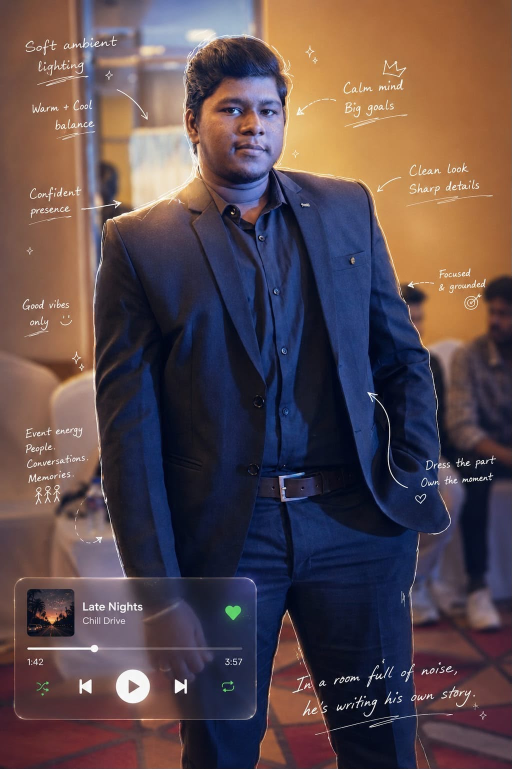
#> input picture temp-images/photo1.jpg, 1023 x 1537 px, found by its file name (shown at 1/2 size)
$ python clean_event_portrait.py
#> lines starting #> are read from the running program, lines starting #| are printed output that depends on the picture; after the words box and inside, x2 and y2 are one past the last pixel; in counts of white or black regions, pixels touching at a corner belong together
#> in main, bgr is the input picture: shape (1537, 1023, 3); mean B, G, R 77.4, 74, 91.7
"""Remove music-player widget and handwritten overlays from event portrait."""
from pathlib import Path
import cv2
import numpy as np
from PIL import Image
from rembg import remove

ROOT = Path(r"E:\MK\manikandan-portfolio")
SRC = ROOT / "temp-images" / "photo1.jpg"
OUT_PNG = ROOT / "public" / "portraits" / "portrait-event.png"
OUT_PROFILE = ROOT / "public" / "profile.png"


def build_mask(bgr: np.ndarray) -> np.ndarray:
    h, w = bgr.shape[:2]
#> h = 1537; w = 1023
    mask = np.zeros((h, w), dtype=np.uint8)

    # Music player widget — bottom-left frosted panel
    mask[int(h * 0.72) : h, 0 : int(w * 0.58)] = 255

    # Soft white handwritten strokes / sparkles / icons
    hsv = cv2.cvtColor(bgr, cv2.COLOR_BGR2HSV)
#> hsv: shape (1537, 1023, 3); mean H, S, V 83.6, 123.9, 108.9
    # bright near-white ink
    white = cv2.inRange(hsv, (0, 0, 185), (179, 70, 255))
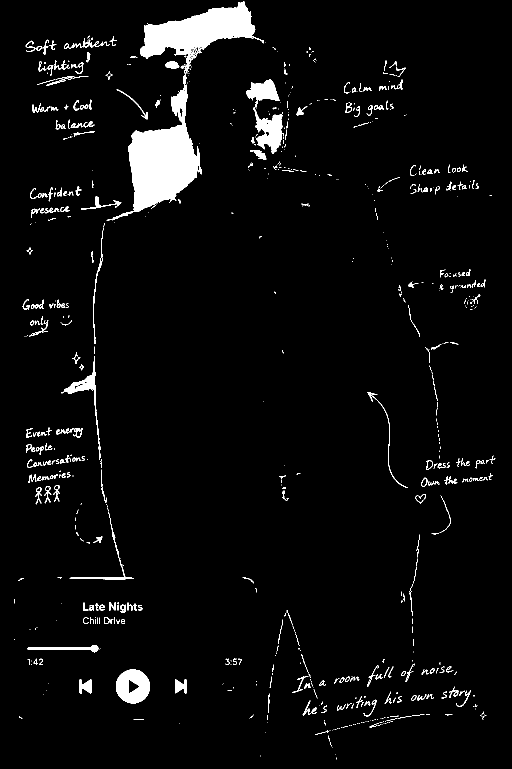
#> white: shape (1537, 1023) (shown at 1/2 size); 4.1% white; 727 white regions (435 under 20 px), largest, box (x1, y1, x2, y2) and area: (213, 150, 403, 442) 19331, (280, 3, 528, 169) 14092, (232, 1339, 300, 1407) 3315
    # teal/green accent marks from icons/hearts
    green = cv2.inRange(hsv, (35, 40, 80), (95, 255, 255))
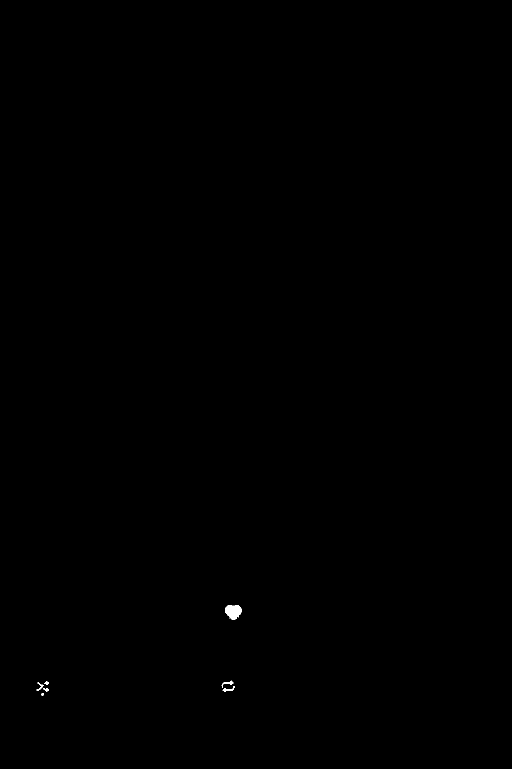
#> green: shape (1537, 1023) (shown at 1/2 size); 0.07% white; 9 white regions (2 under 20 px), largest, box (x1, y1, x2, y2) and area: (450, 1210, 484, 1240) 719, (445, 1372, 469, 1384) 94, (443, 1361, 467, 1375) 85

    # Keep mask away from face/torso center so we don't erase clothing highlights
    person = np.zeros((h, w), dtype=np.uint8)
    cv2.ellipse(
        person,
        (w // 2, int(h * 0.42)),
        (int(w * 0.22), int(h * 0.38)),
        0,
        0,
        360,
        255,
        -1,
    )
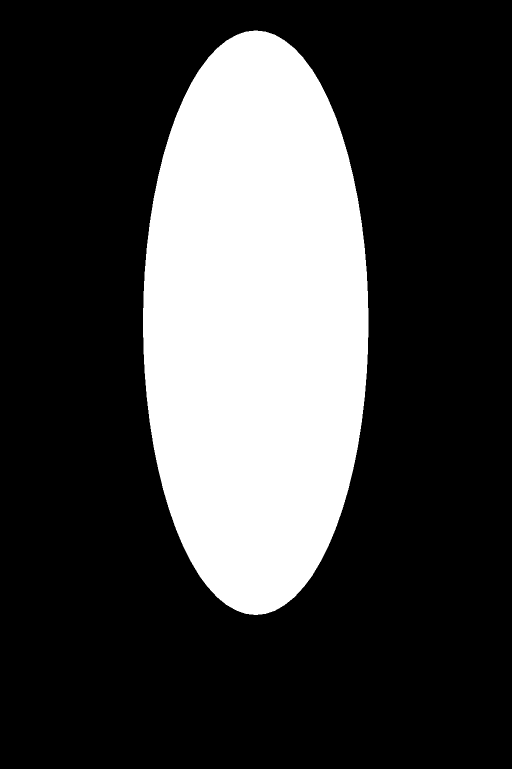
#> person: shape (1537, 1023) (shown at 1/2 size); 26.3% white; 1 white region, box (x1, y1, x2, y2) and area: (286, 61, 737, 1230) 413559
    overlays = cv2.bitwise_or(white, green)
    overlays = cv2.bitwise_and(overlays, cv2.bitwise_not(person))
#> overlays: shape (1537, 1023); 3.2% white; 625 white regions (342 under 20 px), largest, box (x1, y1, x2, y2) and area: (280, 3, 511, 169) 13672, (213, 255, 344, 442) 9131, (232, 1339, 300, 1407) 3315

    # Right-side caption area (handwritten quotes)
    overlays[int(h * 0.55) : int(h * 0.92), int(w * 0.55) : w] = np.maximum(
        overlays[int(h * 0.55) : int(h * 0.92), int(w * 0.55) : w],
        255,
    )
    # Top annotation bands
    overlays[0 : int(h * 0.18), :] = np.maximum(overlays[0 : int(h * 0.18), :], white[0 : int(h * 0.18), :])
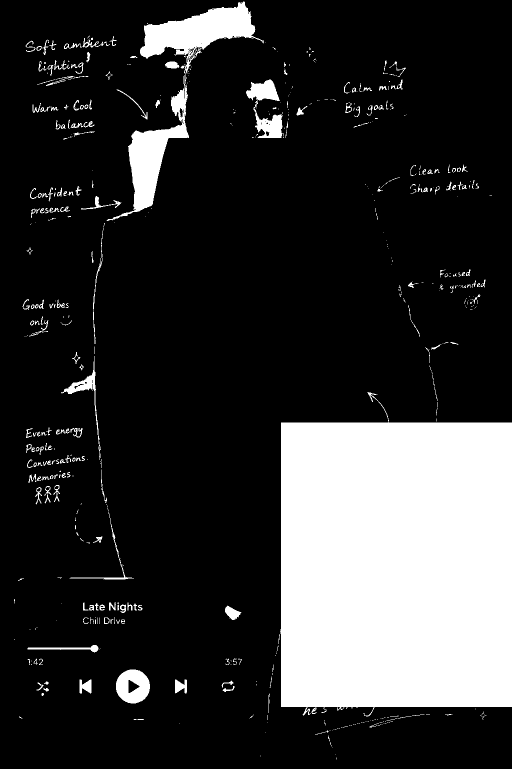
#> overlays: shape (1537, 1023) (shown at 1/2 size); 20% white; 549 white regions (325 under 20 px), largest, box (x1, y1, x2, y2) and area: (556, 784, 1023, 1433) 262772, (280, 3, 528, 169) 14092, (213, 150, 378, 442) 11393

    mask = cv2.bitwise_or(mask, overlays)
#> mask: shape (1537, 1023); 35.1% white; 468 white regions (282 under 20 px), largest, box (x1, y1, x2, y2) and area: (0, 784, 1023, 1537) 508934, (280, 3, 528, 169) 14092, (213, 150, 378, 442) 11393
    mask = cv2.dilate(mask, np.ones((5, 5), np.uint8), iterations=2)
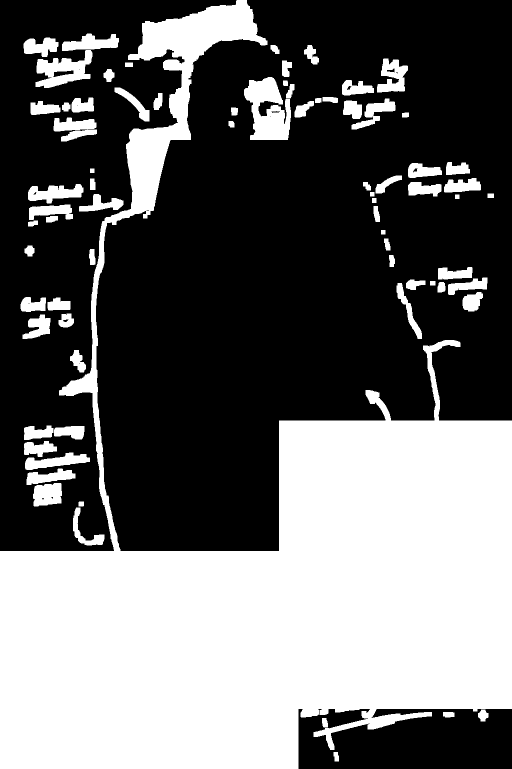
#> mask: shape (1537, 1023) (shown at 1/2 size); 40.8% white; 75 white regions, largest, box (x1, y1, x2, y2) and area: (0, 0, 1023, 1537) 568712, (488, 154, 582, 280) 7796, (71, 100, 185, 176) 4530
    mask = cv2.GaussianBlur(mask, (9, 9), 0)
    _, mask = cv2.threshold(mask, 24, 255, cv2.THRESH_BINARY)
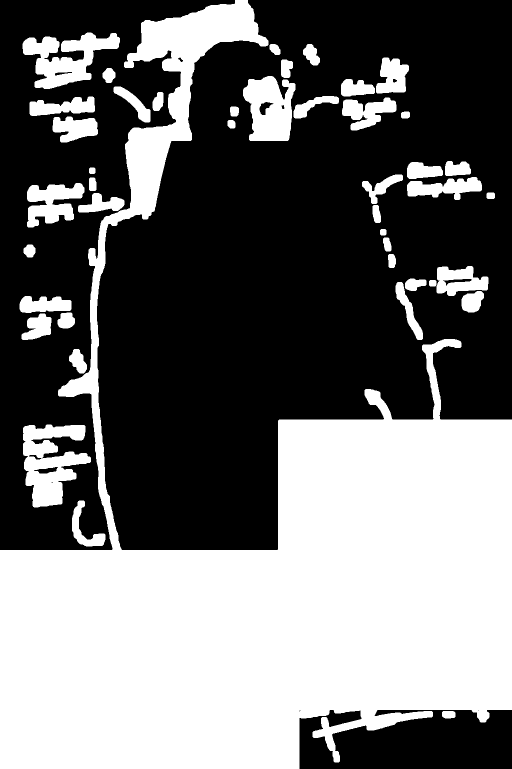
#> mask: shape (1537, 1023) (shown at 1/2 size); 43.1% white; 44 white regions, largest, box (x1, y1, x2, y2) and area: (0, 0, 1023, 1537) 583779, (46, 849, 182, 1015) 13054, (45, 65, 240, 178) 10962
    return mask


def main() -> None:
    print("Loading", SRC)
    bgr = cv2.imread(str(SRC))
    if bgr is None:
        raise SystemExit(f"Missing source: {SRC}")

    mask = build_mask(bgr)
    cleaned = cv2.inpaint(bgr, mask, 7, cv2.INPAINT_TELEA)
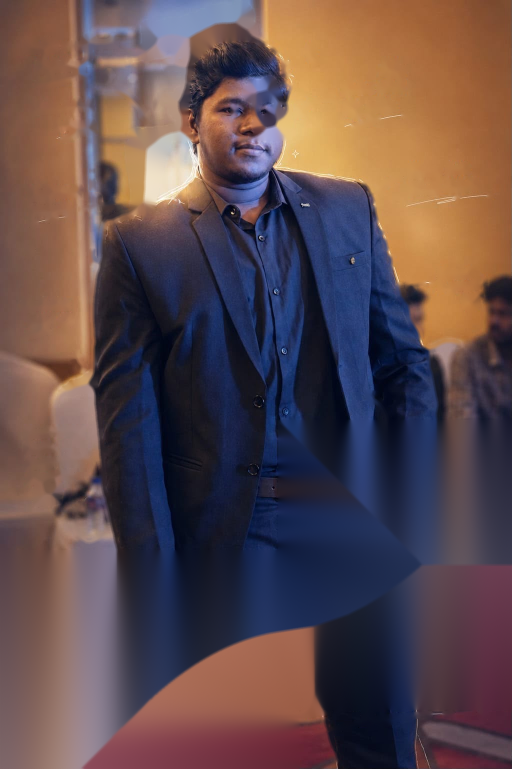
#> cleaned: shape (1537, 1023, 3) (shown at 1/2 size); mean B, G, R 77.6, 75.1, 95.2

    # Shrink a bit for web
    max_h = 1400
    h, w = cleaned.shape[:2]
#> h = 1537; w = 1023
    if h > max_h:
        scale = max_h / h
#> scale = 0.911
        cleaned = cv2.resize(
            cleaned,
            (int(w * scale), max_h),
            interpolation=cv2.INTER_AREA,
        )
#> cleaned: shape (1400, 931, 3)

    rgb = cv2.cvtColor(cleaned, cv2.COLOR_BGR2RGB)
    pil = Image.fromarray(rgb).convert("RGBA")
    print("Removing background…")
    cut = remove(pil)

    # Trim transparent padding
    bbox = cut.getbbox()
    if bbox:
        cut = cut.crop(bbox)
        pad = 16
        canvas = Image.new("RGBA", (cut.width + pad * 2, cut.height + pad * 2), (0, 0, 0, 0))
        canvas.paste(cut, (pad, pad), cut)
        cut = canvas

    OUT_PNG.parent.mkdir(parents=True, exist_ok=True)
    cut.save(OUT_PNG, "PNG", optimize=True)
    cut.save(OUT_PROFILE, "PNG", optimize=True)
    print("Saved", OUT_PNG, cut.size)
    print("Saved", OUT_PROFILE)


if __name__ == "__main__":
    main()
#> (the call stopped at in main, `cut = remove(pil)`: rembg is not available in this run)

$ run again, with temp-images/photo2.jpg copied over temp-images/photo1.jpg
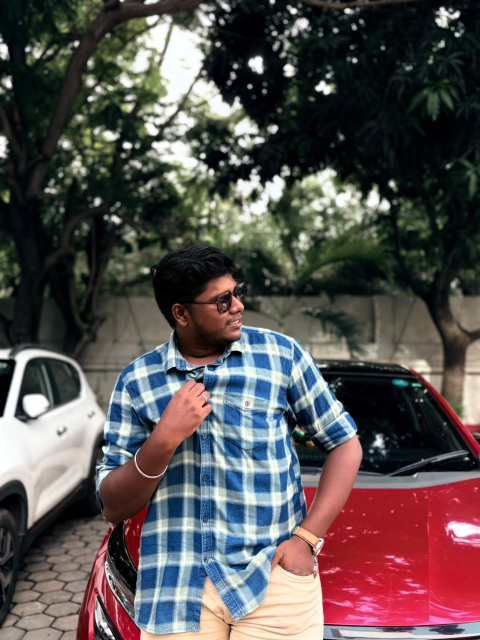
#> input picture temp-images/photo2.jpg, 960 x 1280 px, found by its file name (shown at 1/2 size)
#> in main, bgr is the input picture: shape (1280, 960, 3); mean B, G, R 81.5, 81.8, 89.2
#> hsv: shape (1280, 960, 3); mean H, S, V 76.3, 107.7, 102.1
#> in build_mask, `white = cv2.inRange(hsv, (0, 0, 185), (179, 70, 255))`:
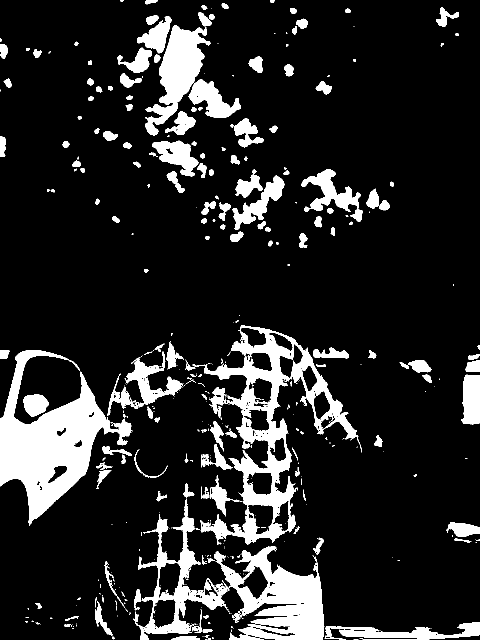
#> white: shape (1280, 960) (shown at 1/2 size); 14.5% white; 465 white regions (288 under 20 px), largest, box (x1, y1, x2, y2) and area: (0, 700, 263, 1052) 35164, (385, 650, 724, 1090) 31219, (428, 1093, 649, 1280) 20779
#> green: shape (1280, 960); 4.7% white; 787 white regions (640 under 20 px), largest, box (x1, y1, x2, y2) and area: (329, 323, 589, 540) 14268, (581, 360, 759, 493) 8138, (185, 35, 335, 237) 7821
#> person: shape (1280, 960); 26.3% white; 1 white region, box (x1, y1, x2, y2) and area: (269, 51, 692, 1024) 322847
#> in main, `cleaned = cv2.inpaint(bgr, mask, 7, cv2.INPAINT_TELEA)`:
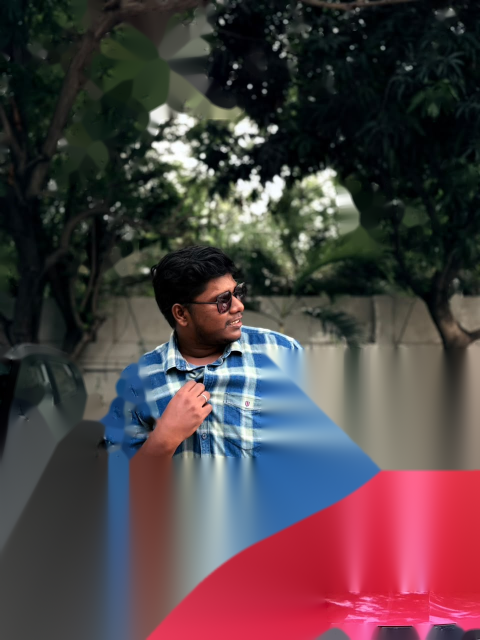
#> cleaned: shape (1280, 960, 3) (shown at 1/2 size); mean B, G, R 68, 64.3, 78.9
